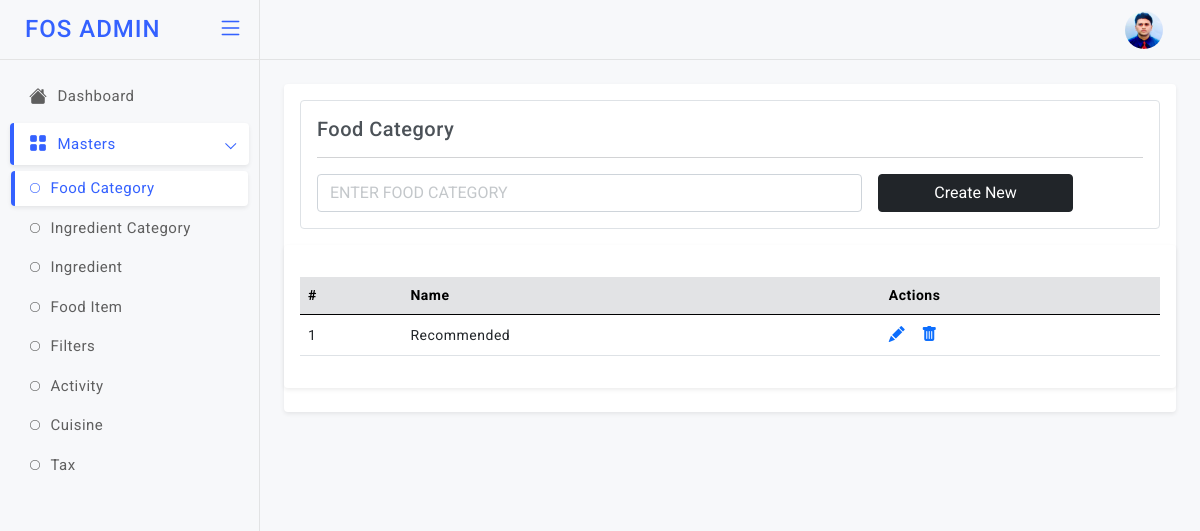
The app's page /foodcat (signed in), older data.
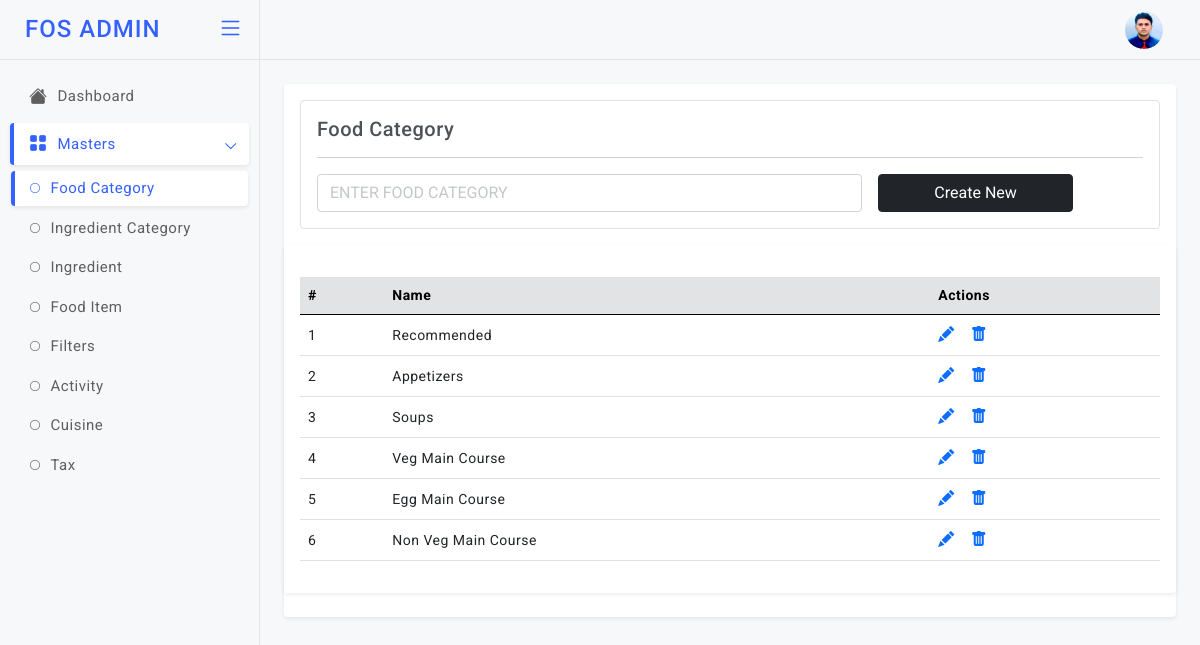
The same page, newer data.
### app.py (models this page shows)
class MenuCategory(db.Model):
    id=db.Column(db.Integer,primary_key=True)
    food_category_name=db.Column(db.String)

### app.py (the view)
@app.route('/foodcat', methods=["GET","POST"]) # End Point to Add & View the Menu Categories
def foodcat():
    if not session.get("name"):
            return redirect("/login")
    if request.method=="POST":
        food_category_name = request.form["food_category_name"]
        info=MenuCategory(food_category_name=food_category_name)
        db.session.add(info)
        db.session.commit()
    fetch=MenuCategory.query.all()
    return render_template('admin/foodcat.html', getinfo=fetch)

### templates/admin/foodcat.html (shortened to what this page needs)
<!doctype html>
<html lang="en">
<head>
  <link href="static/admin-assets/plugins/simplebar/css/simplebar.css" rel="stylesheet" />
  <link href="static/admin-assets/plugins/perfect-scrollbar/css/perfect-scrollbar.css" rel="stylesheet" />
  <link href="static/admin-assets/plugins/metismenu/css/metisMenu.min.css" rel="stylesheet" />
  <link href="static/admin-assets/css/bootstrap.min.css" rel="stylesheet" />
  <link href="static/admin-assets/css/bootstrap-extended.css" rel="stylesheet" />
  <link href="static/admin-assets/css/style.css" rel="stylesheet" />
  <link href="static/admin-assets/css/icons.css" rel="stylesheet">
  <link rel="stylesheet" href="https://cdn.jsdelivr.net/npm/bootstrap-icons@1.5.0/font/bootstrap-icons.css">
	<link href="static/admin-assets/css/pace.min.css" rel="stylesheet" />
  <link href="static/admin-assets/css/dark-theme.css" rel="stylesheet" />
  <link href="static/admin-assets/css/light-theme.css" rel="stylesheet" />
  <link href="static/admin-assets/css/semi-dark.css" rel="stylesheet" />
  <link href="static/admin-assets/css/header-colors.css" rel="stylesheet" />
</head>
<body>
  <div class="wrapper">
      <header class="top-header">
        <nav class="navbar navbar-expand gap-3">
            <div class="top-navbar-right ms-auto">
              <ul class="navbar-nav align-items-center">
              <li class="nav-item dropdown dropdown-user-setting">
                <a class="nav-link dropdown-toggle dropdown-toggle-nocaret" href="#" data-bs-toggle="dropdown">
                  <div class="user-setting d-flex align-items-center">
                    <img src="static/admin-assets/images/avatars/rids.jpg" class="user-img" alt="">
                  </div>
                </a>
              </li>
              </ul>
              </div>
        </nav>
      </header>
        <aside class="sidebar-wrapper" data-simplebar="true">
          <div class="sidebar-header">
            <div>
              <h4 class="logo-text">FOS ADMIN</h4>
            </div>
            <div class="toggle-icon ms-auto"> <i class="bi bi-list"></i>
            </div>
          </div>
          <ul class="metismenu" id="menu">
            <li>
              <a href="javascript:;">
                <div class="parent-icon"><i class="bi bi-house-fill"></i>
                </div>
                <div class="menu-title">Dashboard</div>
              </a>
            </li>
            <li>
              <a href="javascript:;" class="has-arrow">
                <div class="parent-icon"><i class="bi bi-grid-fill"></i>
                </div>
                <div class="menu-title">Masters</div>
              </a>
              <ul>
                <li> <a href="/foodcat"><i class="bi bi-circle"></i>Food Category</a>
                </li>
                <li> <a href="#"><i class="bi bi-circle"></i>Ingredient Category</a>
                </li>
                <li> <a href="#"><i class="bi bi-circle"></i>Ingredient</a>
                </li>
                <li> <a href="#"><i class="bi bi-circle"></i>Food Item</a>
                </li>
                <li> <a href="#"><i class="bi bi-circle"></i>Filters</a>
                </li>
                <li> <a href="#"><i class="bi bi-circle"></i>Activity</a>
                </li>
                <li> <a href="#"><i class="bi bi-circle"></i>Cuisine</a>
                </li>
                <li> <a href="#"><i class="bi bi-circle"></i>Tax</a>
                </li>
              </ul>
            </li>
          </ul>
       </aside>
          <main class="page-content">
            <div class="card">
              <div class="card-body">
                <div class="border p-3 rounded">
                  <h5 class="mb-0">Food Category</h5>
                <hr/>
                <form class="row g-3" method="post">
                  <div class="col-8">
                    <input type="text" class="form-control" placeholder="ENTER FOOD CATEGORY" name="food_category_name">
                  </div>
                     <div class="col-3">
                    <div class="d-grid">
                      <button type="submit" class="btn btn-dark submitForm">Create New</button>
                    </div>
                  </div>
                </form>
              </div>
              </div>
               <div class="card">
                 <div class="card-body">
                   <div class="table-responsive mt-3">
                     <table class="table align-middle">
                       <thead class="table-secondary">
                         <tr>
                          <th>#</th>
                          <th>Name</th>
                          <th>Actions</th>
                         </tr>
                       </thead>
                       <tbody>
                        {% for i in getinfo %}
                         <tr>
                          <td>{{loop.index}}</td>
                           <td>
                             <p class="mb-0">{{i["food_category_name"]}}</p>
                           </td>
                            <td>
                             <div class="table-actions d-flex align-items-center gap-3 fs-6">
                              <a href="/foodcatupdate?id={{i['id']}}"><i class="bi bi-pencil-fill"></i></a>
                               <a href="/foodcatdel/{{i['id']}}"><i class="bi bi-trash-fill"></i></a>
                             </div>
                           </td>
                         </tr>
                         {% endfor %}
                       </tbody>
                     </table>
                   </div>
                 </div>
               </div>
          </main>
  </div>
</body>
</html>

### static/admin-assets/css/style.css (style rules this page uses)
body { font-size: 14px; color: #4c5258; letter-spacing: .5px; font-family: Roboto, sans-serif; background-color: #f7f8fa; overflow-x: hidden; }
.wrapper { width: auto; position: relative }
a { text-decoration: none; }
::placeholder { opacity: 0.4 !important; }
.top-header .navbar { position: fixed; top: 0; left: 260px; right: 0; background-color: #f7f8fa; border-bottom: 1px solid #e2e3e4; background-clip: padding-box; height: 60px; z-index: 10; padding: 0 1.5rem; transition: all .2s; }
.top-header .navbar .top-navbar-right .nav-link { color: #293445; font-size: 18px; font-weight: 500; padding-right: .8rem; padding-left: .8rem; }
.dropdown-toggle-nocaret:after { display: none }
.top-header .navbar .user-img { width: 38px; height: 38px; padding: 0px; border-radius: 50%; }
.sidebar-wrapper { position: fixed; top: 0; left: 0; width: 260px; height: 100%; background-color: #f7f8fa; background-clip: padding-box; border-right: 1px solid #e2e3e4; transition: all .2s; z-index: 16; }
.sidebar-wrapper .sidebar-header { width: 260px; height: 60px; display: flex; align-items: center; position: fixed; top: 0; bottom: 0; padding: 0 15px; z-index: 5; background: #f7f8fa; border-right: 1px solid #e2e3e4; border-bottom: 1px solid #e4e4e4; background-clip: padding-box; transition: all .2s; }
.sidebar-wrapper .sidebar-header .logo-text { font-size: 24px; margin-left: 10px; margin-bottom: 0; letter-spacing: 1px; color: #3461ff; }
.toggle-icon { font-size: 26px; cursor: pointer; color: #3461ff; }
.sidebar-wrapper ul { padding: 0; margin: 0; list-style: none; background: 0 0 }
.sidebar-wrapper .metismenu { background: 0 0; display: -webkit-box; display: -ms-flexbox; display: flex; padding: 10px; margin-top: 60px; -webkit-box-orient: vertical; -webkit-box-direction: normal; -ms-flex-direction: column; flex-direction: column }
.sidebar-wrapper .metismenu li+li { margin-top: 5px }
.sidebar-wrapper .metismenu li:first-child { margin-top: 5px }
.sidebar-wrapper .metismenu li:last-child { margin-bottom: 5px }
.sidebar-wrapper .metismenu>li { display: -webkit-box; display: -ms-flexbox; display: flex; -webkit-box-orient: vertical; -webkit-box-direction: normal; -ms-flex-direction: column; flex-direction: column; position: relative }
.sidebar-wrapper .metismenu a { position: relative; display: flex; align-items: center; justify-content: left; padding: 10px 15px; border-radius: 4px; font-size: 15px; color: #5f5f5f; outline-width: 0; text-overflow: ellipsis; overflow: hidden; letter-spacing: .5px; border-left: 4px solid rgb(255 255 255 / 0%); transition: all .2s ease-out }
.sidebar-wrapper .metismenu a .parent-icon { font-size: 18px; line-height: 1 }
.sidebar-wrapper .metismenu a .menu-title { margin-left: 10px }
.sidebar-wrapper .metismenu ul a { padding: 6px 15px 6px 15px; font-size: 15px; border: 0; border-left: 4px solid rgb(255 255 255 / 0%); }
.sidebar-wrapper .metismenu ul a i { margin-right: 10px; font-size: 10px; }
.sidebar-wrapper .metismenu ul { border: 1px solid #ffffff00; background: rgb(255 255 255 / 0%); }
.sidebar-wrapper .metismenu .mm-active>a, .sidebar-wrapper .metismenu a:active, .sidebar-wrapper .metismenu a:focus, .sidebar-wrapper .metismenu a:hover { color: #3461ff; text-decoration: none; background-color: rgb(255 255 255); border-left: 4px solid #3461ff; box-shadow: 0 0.125rem 0.25rem rgb(0 0 0 / 8%); }
.metismenu .has-arrow:after { position: absolute; content: ""; width: .5em; height: .5em; border-style: solid; border-width: 1.2px 0 0 1.2px; border-color: initial; right: 15px; transform: rotate(-45deg) translateY(-50%); transform-origin: top; top: 50%; transition: all .3s ease-out }
.page-content { margin-left: 260px; margin-top: 60px; padding: 1.5rem; transition: all .2s; }
.table-responsive { white-space: nowrap; }

Row changes from the older to the newer data that the page shows:
added MenuCategory: food_category_name "Appetizers"
added MenuCategory: food_category_name "Soups"
added MenuCategory: food_category_name "Veg Main Course"
added MenuCategory: food_category_name "Egg Main Course"
added MenuCategory: food_category_name "Non Veg Main Course"
